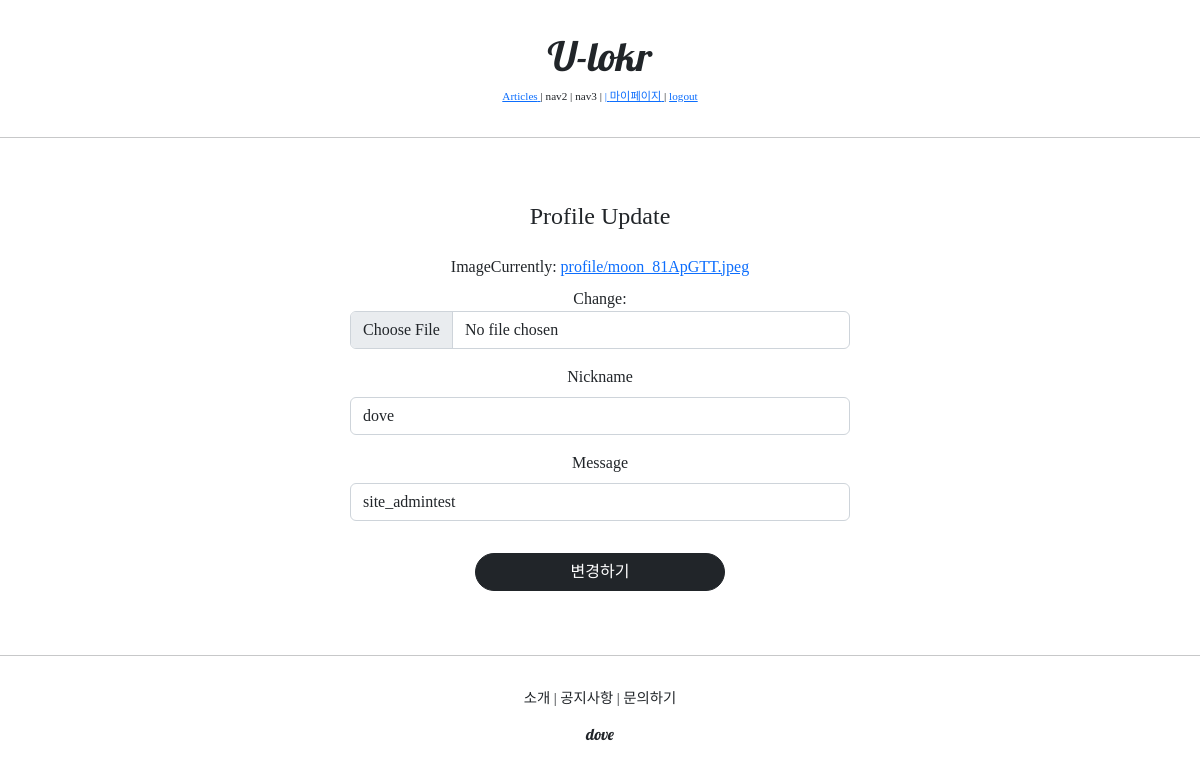
/profiles/update/1 (signed in), run on an earlier commit of the app's database.
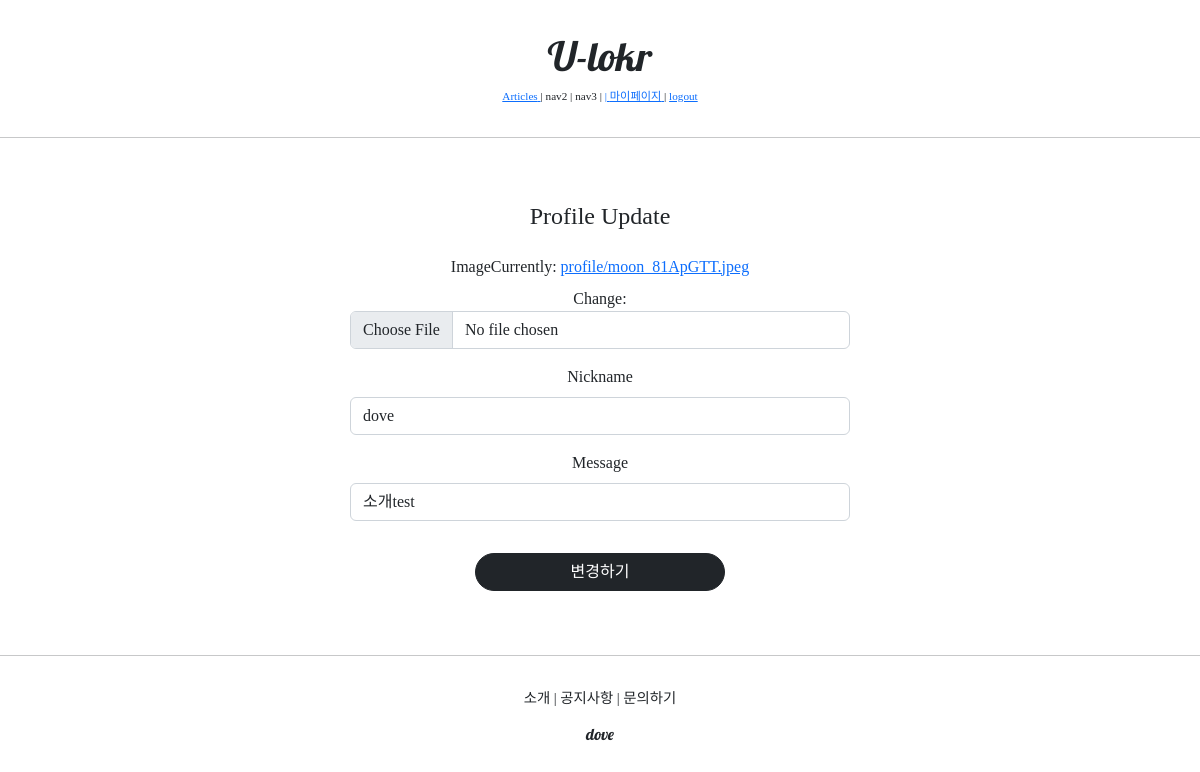
And on a later commit of the database.
### profileapp/models.py (models this page shows)
class Profile(models.Model):
    user = models.OneToOneField(User, on_delete=models.CASCADE, related_name="profile")
    image = models.ImageField(upload_to='profile/', null=True) #프로필 사진 필드. setting.py에서 정의한 media/에 profile폴더가 새로 만들어진다. null은 이미지를 안 올려도 된다는 뜻
    nickname = models.CharField(max_length=20, unique=True, null=True) #닉네임 필드
    message = models.CharField(max_length=100, null=True) #간단한 소개 필드

### profileapp/views.py (the view, shortened to what this page needs)
# urls.py: path('update/<int:pk>', ProfileUpdateView.as_view(), name='update'),
@method_decorator(profile_ownership_required,'get')
@method_decorator(profile_ownership_required,'post')
class ProfileUpdateView(UpdateView): #사실 Update는 기존 내용 수정이기 때문에 CreateView와 거의 유사하다.
    model = Profile
    context_object_name = 'target_profile'
    form_class = ProfileCreationForm #이것도 그대로 쓴다
    success_url = reverse_lazy("accountapp:hello_world")
    template_name = 'profileapp/update.html'

### profileapp/forms.py
class ProfileCreationForm(ModelForm): #클래스의 인자는 상속을 의미하는 것 기억
    class Meta:
        model = Profile #내부 클래스 Meta는 고정, 여기서 model을 받아온다
        fields = ['image', 'nickname', 'message']	#model과 field, Meta는 고정 형식이다. form은 말 그대로 html의 form이다 fields s 빼먹으면 클난다..

### profileapp/templates/profileapp/update.html (shortened to what this page needs)
{% extends 'base.html' %}
{% load bootstrap4 %}
{% block content %}
	<div style="text-align:center; max-width:500px; margin:4rem auto;">
        <div class="mb-4">
            <h4>Profile Update</h4>
        </div>
        <form action="{% url 'profileapp:update' pk=target_profile.pk %}" method="post", enctype='multipart/form-data'>
            {% bootstrap_form form %}
            <input type="submit" class="btn btn-dark rounded-pill col-6 mt-3" value="변경하기">
        </form>
    </div>
{% endblock %}

What changed in the data, as far as the page shows it:
changed Profile "dove": message "site_admintest" → "소개test"
